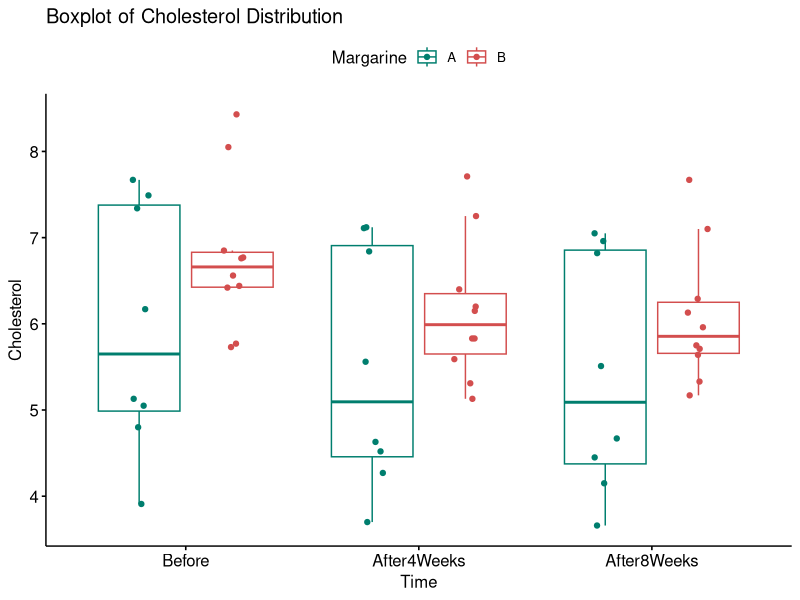
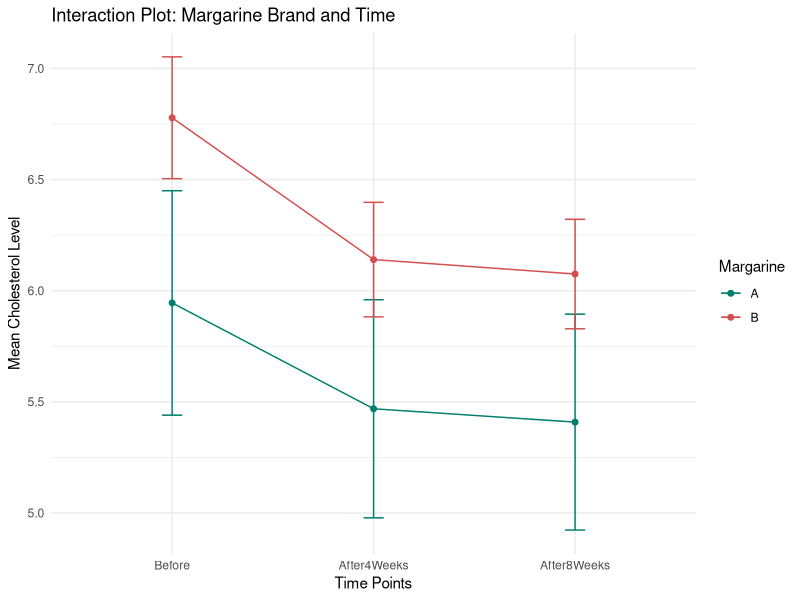

Write R code to recreate these figures, in order.
## ---- chunk 1
library(tidyverse)
library(knitr)
library(ggpubr)
library(rstatix)
## ---- chunk 2
cholesterol_data <- data.frame(
  ID = c(1, 2, 3, 4, 5, 6, 7, 8, 9, 10, 11, 12, 13, 14, 15, 16, 17, 18),
  Before = c(6.42, 6.76, 6.56, 4.8, 8.43, 7.49, 8.05, 5.05, 5.77, 
             3.91, 6.77, 6.44, 6.17, 7.67, 7.34, 6.85, 5.13, 5.73),
  After4Weeks = c(5.83, 6.2, 5.83, 4.27, 7.71, 7.12, 7.25, 4.63, 5.31, 
                  3.7, 6.15, 5.59, 5.56, 7.11, 6.84, 6.4, 4.52, 5.13),
  After8Weeks = c(5.75, 6.13, 5.71, 4.15, 7.67, 7.05, 7.1, 4.67, 5.33, 
                  3.66, 5.96, 5.64, 5.51, 6.96, 6.82, 6.29, 4.45, 5.17),
  Margarine = c("B", "B", "B", "A", "B", "A", "B", "A", "B", 
                "A", "B", "B", "A", "A", "A", "B", "A", "B")
)

df_long <- cholesterol_data %>%
  pivot_longer(
    cols = c("Before", "After4Weeks", "After8Weeks"),
    names_to = "Time",
    values_to = "Cholesterol"
  )

df_long$ID <- as.factor(df_long$ID)
df_long$Margarine <- as.factor(df_long$Margarine)
df_long$Time <- factor(df_long$Time, levels = c("Before", "After4Weeks", "After8Weeks"))

kable(cholesterol_data, caption = "Cholesterol Over Time Data Set")
## ---- chunk 3
ggboxplot(
  df_long, 
  x = "Time", 
  y = "Cholesterol", 
  color = "Margarine", 
  palette = c("#007E6E", "#D34E4E"),
  add = "jitter" 
) +
  labs(title = "Boxplot of Cholesterol Distribution")
## ---- chunk 4
normality_results <- df_long %>%
  group_by(Margarine, Time) %>%
  shapiro_test(Cholesterol)

kable(normality_results, caption = "Shapiro-Wilk Test for Normality")
## ---- chunk 5
levene_results <- df_long %>%
  group_by(Time) %>%
  levene_test(Cholesterol ~ Margarine)

kable(levene_results, caption = "Levene's Test for Homogeneity of Variances")
## ---- chunk 6
box_m_result <- box_m(cholesterol_data[, c("Before", "After4Weeks", "After8Weeks")], cholesterol_data$Margarine)

kable(box_m_result, caption = "Box's M-test for Homogeneity of Covariances")
## ---- chunk 7
res.aov <- df_long %>%
  anova_test(dv = Cholesterol, wid = ID, within = Time, between = Margarine)

sphericity_table <- res.aov[["Mauchly's Test for Sphericity"]]
kable(sphericity_table, caption = "Mauchly's Test for Sphericity")
## ---- chunk 8
descriptives <- df_long %>%
  group_by(Margarine, Time) %>%
  get_summary_stats(Cholesterol, type = "mean_sd")

kable(descriptives, caption = "Descriptive Statistics")
## ---- chunk 9
anova_table <- get_anova_table(res.aov, correction = "GG")

kable(anova_table, caption = "Two-Way Mixed ANOVA (Greenhouse-Geisser Corrected)")
## ---- chunk 10
ggline(
  df_long, 
  x = "Time", 
  y = "Cholesterol", 
  color = "Margarine",
  add = "mean_se",
  palette = c("#007E6E", "#D34E4E"),
  title = "Interaction Plot: Margarine Brand and Time",
  ylab = "Mean Cholesterol Level",
  xlab = "Time Points"
) +
  theme_minimal()
## ---- chunk 11
one_way_time <- df_long %>%
  group_by(Margarine) %>%
  anova_test(dv = Cholesterol, wid = ID, within = Time) %>%
  get_anova_table() %>%
  adjust_pvalue(method = "bonferroni")

kable(one_way_time, caption = "Simple Main Effect of Time per Margarine Brand")
## ---- chunk 12
one_way_margarine <- df_long %>%
  group_by(Time) %>%
  anova_test(dv = Cholesterol, wid = ID, between = Margarine) %>%
  get_anova_table() %>%
  adjust_pvalue(method = "bonferroni")

kable(one_way_margarine, caption = "Simple Main Effect of Margarine per Time Point")
## ---- chunk 13
pwc_time <- df_long %>%
  group_by(Margarine) %>%
  pairwise_t_test(
    Cholesterol ~ Time, 
    paired = TRUE,
    p.adjust.method = "bonferroni"
  )

kable(pwc_time, caption = "Pairwise Comparisons: Time levels within Margarine")
## ---- chunk 14
pwc_margarine <- df_long %>%
  group_by(Time) %>%
  pairwise_t_test(
    Cholesterol ~ Margarine, 
    paired = FALSE, # Independent t-test
    p.adjust.method = "bonferroni"
  )

kable(pwc_margarine, caption = "Pairwise Comparisons: Margarine levels within Time")
